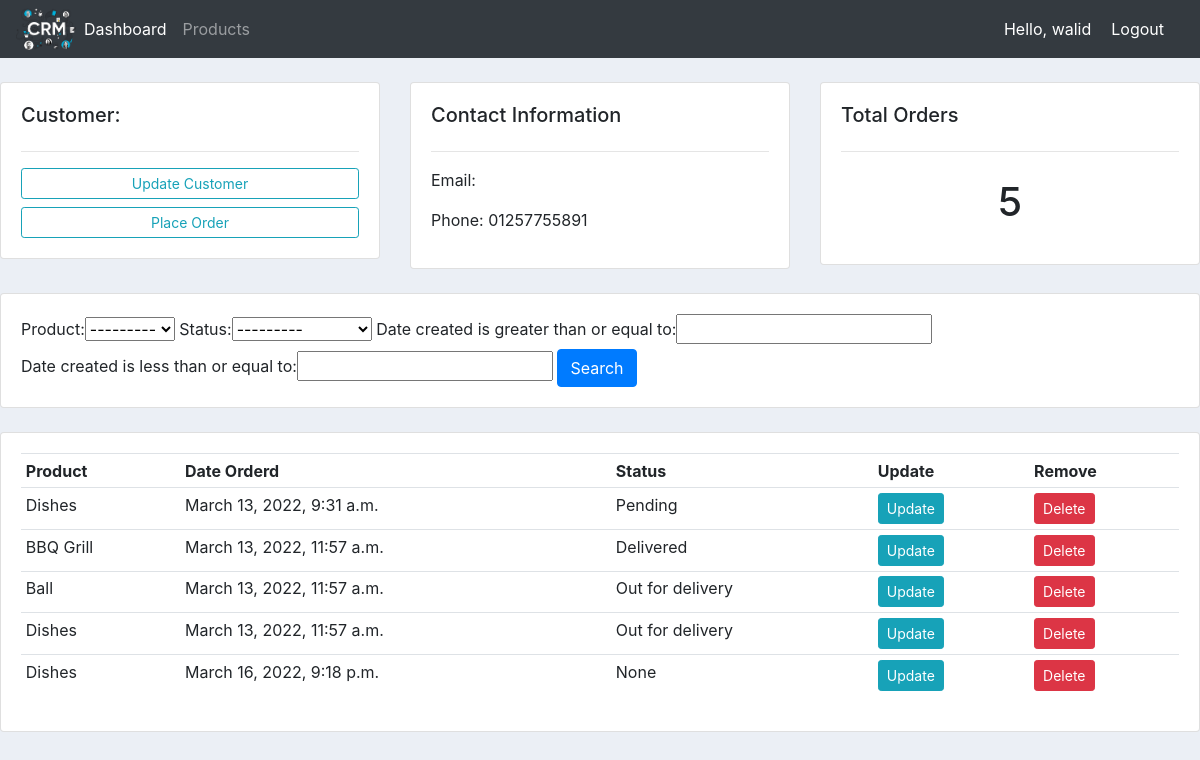
Before: /customer/2/ (signed in) with the older database file.
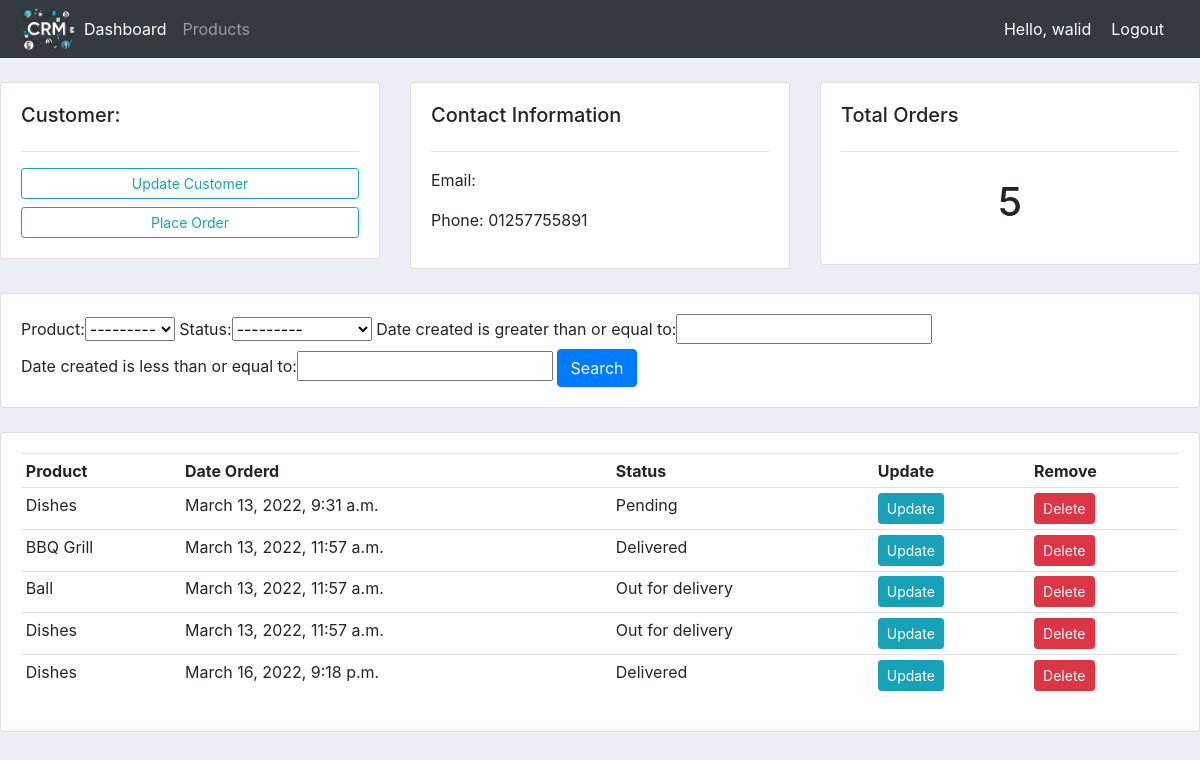
After: the same page with the newer database file.
### accounts/models.py (models this page shows, shortened)
class Order(models.Model):
    STATUS = (
        ('Pending','Pending'),
        ('Out for delivery','Out for delivery'),
        ('Delivered','Delivered'),
    )
    customer = models.ForeignKey(Customer, null=True, on_delete=models.SET_NULL) #One to many rel.
    product = models.ForeignKey(Product, null=True, on_delete=models.SET_NULL)
    date_created = models.DateTimeField(auto_now_add=True, null=True)
    status = models.CharField(max_length=200, null=True, choices=STATUS)

class Product(models.Model):
    CATEGORY = (
        ('Indoor','Indoor'),
        ('Outdoor','Outdoor'),
    )
    name =  models.CharField(max_length=200, null=True)
    price =  models.FloatField(null=True)
    category =  models.CharField(max_length=200, null=True, choices=CATEGORY)
    description =  models.CharField(max_length=200, null=True, blank=True) #blank means can make it blank.
    date_created = models.DateTimeField(auto_now_add=True, null=True)
    tags = models.ManyToManyField(Tag) #Many to many rel.
    def __str__(self):
        return self.name

### accounts/decorators.py (the view)
        def wrapper_func(request, *args, **kwargs):
            group = None
            if request.user.groups.exists():
                group = request.user.groups.all()[0].name
            if group in allowed_roles:
                return view_func(request, *args, **kwargs)
            else:
                return HttpResponse('You are not authorized to view this page.')

### accounts/views.py (called while the page is built)
@login_required(login_url='login')
@allowed_users(allowed_roles=['admin'])
def customer(request, pk_test):
    customer = Customer.objects.get(id=pk_test)
    orders = customer.order_set.all()
    total_orders = orders.count()
    myFilter = OrderFilter(request.GET, queryset=orders)
    orders = myFilter.qs
    context = {'customer':customer, 'orders':orders, 'total_orders':total_orders, 'myFilter':myFilter}
    return render(request, 'accounts/customer.html', context)

### accounts/templates/accounts/customer.html
{% extends 'accounts/main.html' %}
{% block content %}
<br>
<div class="row">
	<div class="col-md">
		<div class="card card-body">
			<h5>Customer:</h5>
			<hr>
			<a class="btn btn-outline-info  btn-sm btn-block" href="{% url 'account' %}">Update Customer</a>
			<a class="btn btn-outline-info  btn-sm btn-block" href="{% url 'create_order' customer.id %}">Place Order</a>
		</div>
	</div>
	<div class="col-md">
		<div class="card card-body">
			<h5>Contact Information</h5>
			<hr>
			<p>Email: {{customer.email}} </p>
			<p>Phone: {{customer.phone}}</p>
		</div>
	</div>
	<div class="col-md">
		<div class="card card-body">
			<h5>Total Orders</h5>
			<hr>
			<h1 style="text-align: center;padding: 10px">{{total_orders}}</h1>
		</div>
	</div>
</div>
<br>
<div class="row">
	<div class="col">
		<div class="card card-body">
			<form method="get">
				{{myFilter.form}}
		    <button class="btn btn-primary" type="submit">Search</button>
		  </form>
		</div>
	</div>
</div>
<br>
<div class="row">
	<div class="col-md">
		<div class="card card-body">
			<table class="table table-sm">
				<tr>
					<th>Product</th>
					<th>Date Orderd</th>
					<th>Status</th>
					<th>Update</th>
					<th>Remove</th>
				</tr>
				{% for order in orders %}
				<tr>
					<td>{{order.product}}</td>
					<td>{{order.date_created}}</td>
					<td>{{order.status}}</td>
					<td><a class="btn btn-sm btn-info" href="{% url 'update_order' order.id %}">Update</a></td>
					<td><a class="btn btn-sm btn-danger" href="{% url 'delete_order' order.id %}">Delete</a></td>
				</tr>
				{% endfor %}
			</table>
		</div>
	</div>
</div>
{% endblock %}

Changed rows visible on the page:
changed Order "March 16, 2022, 9:18 p.m.": status "None" → "Delivered"
